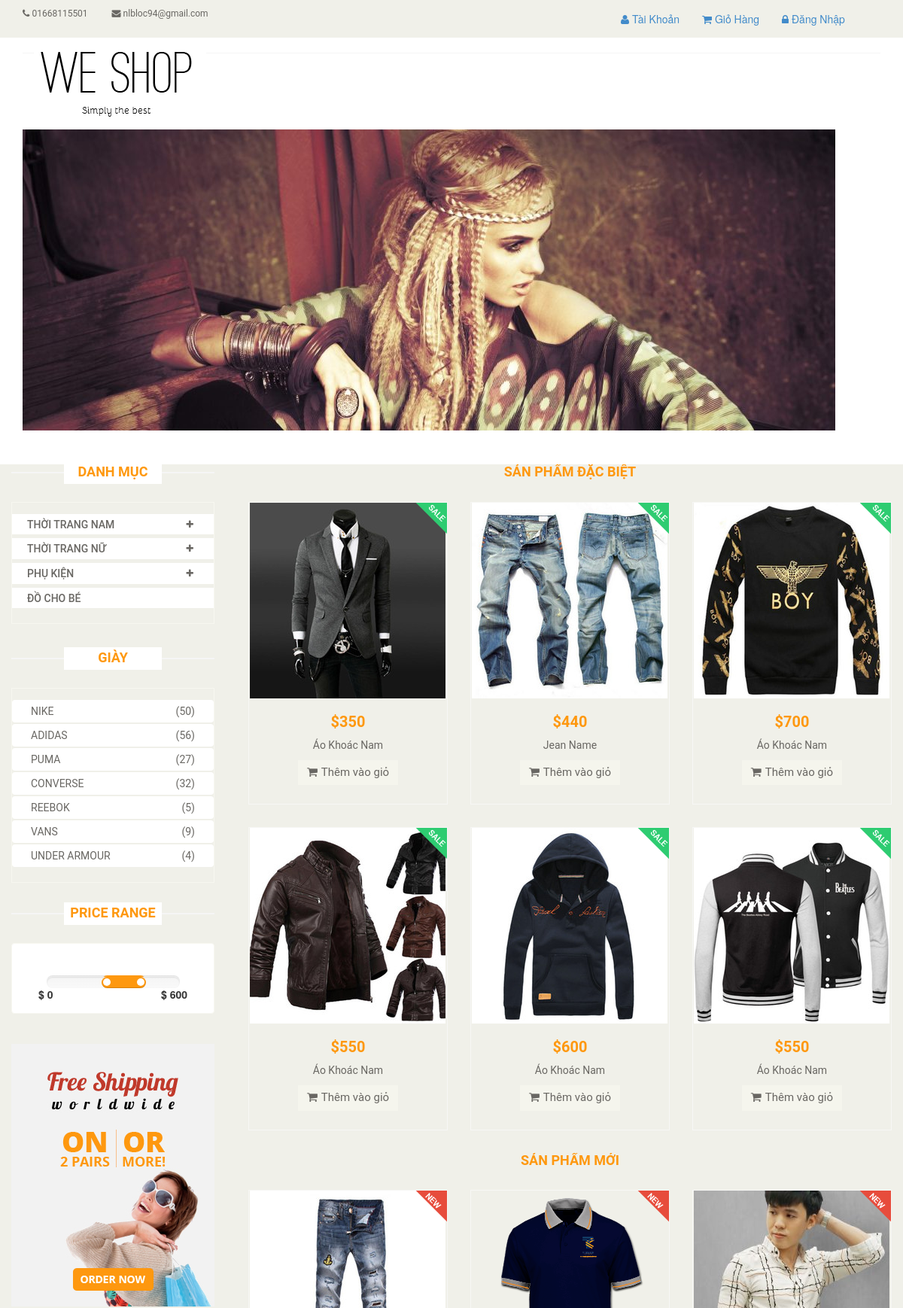
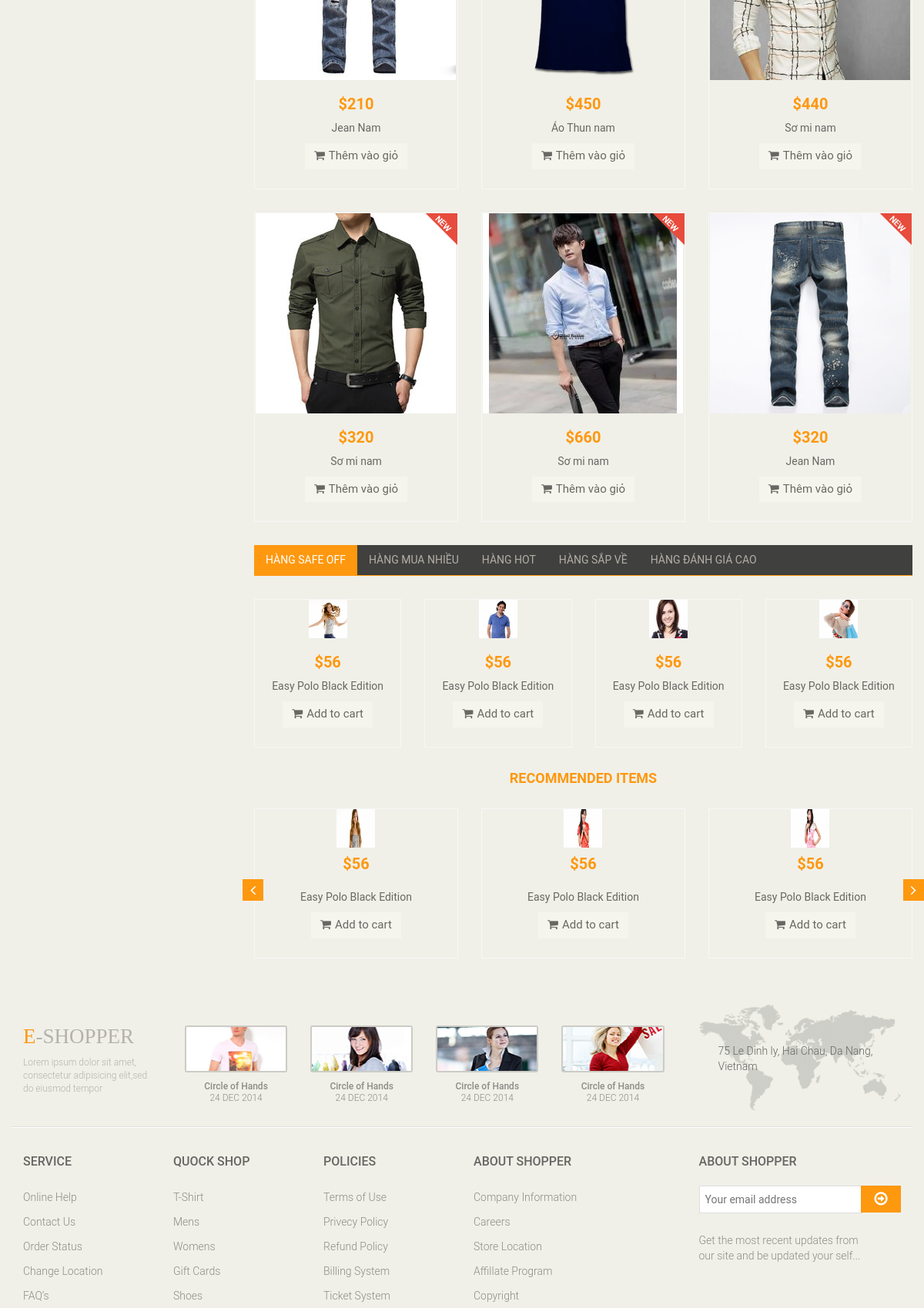
/front_end/index.php (upper part), run on the app's committed database (2 pictures, top to bottom).
### tables this page shows
CREATE TABLE `product` (
  `id_product` int(255) NOT NULL,
  `name_product` varchar(50) NOT NULL,
  `description` text NOT NULL,
  `price` varchar(50) NOT NULL,
  `quantity` int(11) NOT NULL,
  `status` text NOT NULL,
  `day_added` date DEFAULT NULL,
  `hinh_product` text NOT NULL,
  `is_featured` bit(1) NOT NULL,
  `id_category` varchar(50) DEFAULT NULL,
  `name_category` varchar(50) DEFAULT NULL
);

### model/data/DatabaseUtils.php (called while the page is built, shortened)
<?php
class DatabaseUtils {
    public static $dns = "mysql:host=localhost;dbname=aoquan_db";
    public static $username = 'root';
    public static $password = '';
    public static function connect() {
        $options = array(\PDO::ATTR_ERRMODE => \PDO::ERRMODE_EXCEPTION);
        $db = new \PDO( self::$dns, self::$username, self::$password, $options);
        return $db;
    }
}

### model/data/ProductDao.php (called while the page is built, shortened)
<?php
class ProductDao {
    private $db;
    function __construct($db) {
        $this->db = $db;
    }
    function findFeaturedProducts($count) {
        $sql = "select * from product where is_featured=1 order by day_added limit $count";
        $command = $this->db->prepare($sql);
        $command->execute();
        $result = $command->fetchAll();
        return $result;
    }
    function findNewProducts($count) {
        $sql = "select * from product where status = 'new' order by day_added desc limit $count";
        $command = $this->db->prepare($sql);
        $command->execute();
        $result = $command->fetchAll();
        return $result;
    }
}

### front_end/views/products/new_products.php (the view, shortened to what this page needs)
<div class="features_items">
    <h2 class="title text-center">Sản Phẩm Mới</h2>
    <?php
    if (isset($new_products)):
        foreach ($new_products as $row):
    ?>
    <div class="col-sm-4">
        <div class="product-image-wrapper">
            <div class="single-products">
                <div class="productinfo text-center">
                    <?php if (empty($row['hinh_product'])): ?>
                    <a href="index.php?action=chitietsp&id_product=<?=$row['id_product']?>"><img src="../<?=$row['hinh_product']?>" alt=""style="width: 260px;height: 260px" /></a>
                    <?php else: ?>
                    <a href="index.php?action=chitietsp&id_product=<?=$row['id_product']?>"> <img src="../<?=$row['hinh_product']?>" alt="" style="width: 260px;height: 260px"/></a>
                    <?php endif; ?>
                    <h2>$<?= $row['price'] ?></h2>
                    <p><?= $row['name_product'] ?></p>
                    <a href="index.php?action=add_cart&id_product=<?=$row['id_product']?>" class="btn btn-default add-to-cart"><i class="fa fa-shopping-cart"></i>Thêm vào giỏ</a>
                </div>
                <?php if ($row['status']=='New'): ?>
                <img src="common/images/home/new.png" class="new" alt="">
                <?php elseif ($row['status']=='Sale'): ?>
                <img src="common/images/home/sale.png" class="new" alt="">
                <?php endif; ?>
            </div>
        </div>
    </div>
    <?php
        endforeach;
    endif;
    ?>
</div>

### front_end/views/products/featured_products.php
<div class="features_items">
    <h2 class="title text-center">Sản Phẩm Đặc Biệt</h2>
    <?php
    if (isset($featured_products)):
        foreach ($featured_products as $row):
    ?>
    <div class="col-sm-4">
        <div class="product-image-wrapper">
            <div class="single-products">
                <div class="productinfo text-center">
                    <?php if (empty($row['hinh_product'])): ?>
                    <img src="../<?=$row['hinh_product']?>" alt=""  style="width: 260px; height: 260px"/>
                    <?php else: ?>
                        <img src="../<?=$row['hinh_product']?>" alt="" style="width: 260px;height: 260px "/>
                    <?php endif; ?>
                    <h2>$<?= $row['price'] ?></h2>
                    <p><?= $row['name_product'] ?></p>
                    <a href="#" class="btn btn-default add-to-cart"><i class="fa fa-shopping-cart"></i>Thêm vào giỏ</a>
                </div>
                <?php if ($row['status']=='New'): ?>
                <img src="common/images/home/sale.png" class="new" alt="">
                <?php elseif ($row['status']=='Sale'): ?>
                <img src="common/images/home/sale.png" class="new" alt="">
                <?php endif; ?>
            </div>
        </div>
    </div>
    <?php
        endforeach;
    endif;
    ?>
</div>

### front_end/common/css/main.css (style rules this page uses)
body { font-family: 'Roboto', sans-serif; background:; position: relative; font-weight:400px; }
a { -webkit-transition: 300ms; -moz-transition: 300ms; -o-transition: 300ms; transition: 300ms; }
h1, h2, h3, h4, h5, h6 { font-family: 'Roboto', sans-serif; }
.left-sidebar h2:after, h2.title:after { content: " "; position: absolute; border: 1px solid #f5f5f5; bottom:8px; left: 0; width: 100%; height: 0; z-index: -2; }
h2.title:before { content: " "; position: absolute; background: #fff; bottom: -6px; width: 220px; height: 30px; z-index: -1; left: 50%; margin-left: -110px; }
.features_items { overflow:hidden; }
h2.title { color: #FE980F; font-family: 'Roboto', sans-serif; font-size: 18px; font-weight: 700; margin: 0 15px; text-transform: uppercase; margin-bottom: 30px; position: relative; }
.product-image-wrapper { border:1px solid #F7F7F5; overflow: hidden; margin-bottom:30px; }
.single-products { position: relative; }
.new, .sale { position: absolute; top: 0; right: 0; }
.productinfo h2 { color: #FE980F; font-family: 'Roboto', sans-serif; font-size: 20px; font-weight: 700; }
.productinfo p { font-family: 'Roboto', sans-serif; font-size: 14px; font-weight: 400; color: #696763; }
.productinfo img { width: 50px; height: 50px; }
.productinfo { position:relative; }
.add-to-cart { background:#F5F5ED; border: 0 none; border-radius: 0; color: #696763; font-family: 'Roboto', sans-serif; font-size: 15px; margin-bottom: 25px; }
.add-to-cart i { margin-right:5px; }

### data on the page
product: hinh_product (picture), price "350", name_product "Áo Khoác Nam"
product: hinh_product (picture), price "440", name_product "Jean Name"
product: hinh_product (picture), price "700", name_product "Áo Khoác Nam"
product: hinh_product (picture), price "550", name_product "Áo Khoác Nam"
product: hinh_product (picture), price "600", name_product "Áo Khoác Nam"
product: hinh_product (picture), price "550", name_product "Áo Khoác Nam"
product: hinh_product (picture), price "210", name_product "Jean Nam"
product: hinh_product (picture), price "450", name_product "Áo Thun nam"
product: hinh_product (picture), price "440", name_product "Sơ mi nam"
product: hinh_product (picture), price "320", name_product "Sơ mi nam"
product: hinh_product (picture), price "660", name_product "Sơ mi nam"
product: hinh_product (picture), price "320", name_product "Jean Nam"
